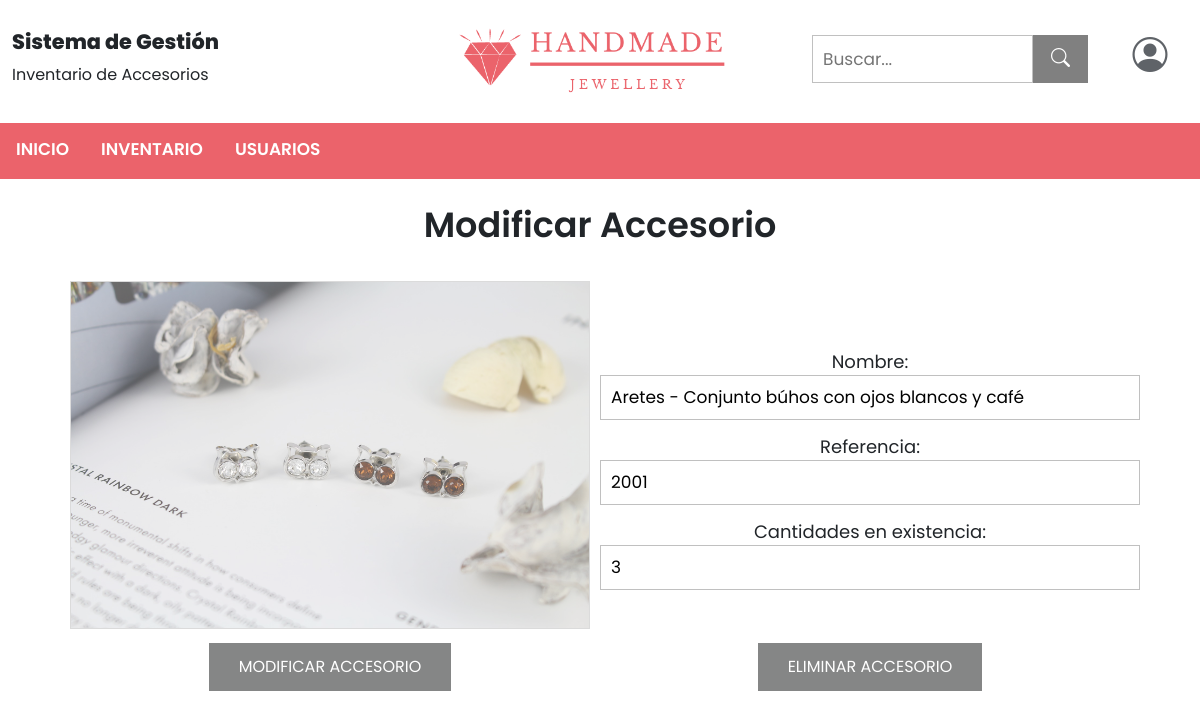
Page /administrador/producto_administrador/32 (signed in) on the committed database.
### tables this page shows
CREATE TABLE accesorio (id INTEGER PRIMARY KEY AUTOINCREMENT, referencia VARCHAR NOT NULL, nombre VARCHAR NOT NULL, cantidad INTEGER NOT NULL, imagen VARCHAR NOT NULL, estado VARCHAR, tipo_accesorio VARCHAR NOT NULL);

### app.py (the view)
@app.route('/administrador/producto_administrador/<id>')
def producto_administrador(id):
    try:
        if session['rol'] == 1:
            db = get_db()
            print(id)
            inventario = db.execute('SELECT * FROM accesorio WHERE id = ? AND estado = ?', (id, "Activo")).fetchone()
            print("paso2")
            if inventario is None:
                print("paso3")
                flash("Este Producto ha sido Eliminado")
                return redirect(url_for("inicio_administrador"))
            else:
                return render_template("producto_administrador.html", inventario=inventario)
        elif session['rol'] == 0:
            return redirect(url_for("inicio_usuario"))
    except:
        return redirect(url_for("logout"))

### db.py (called while the page is built)
def get_db():
    try:
        if 'db' not in g:
            g.db = sqlite3.connect('Handmade.db')
        return g.db
    except Error:
        print(Error)

### templates/producto_administrador.html (shortened to what this page needs)
<!doctype html>
<html>
    <head>
        <link href="https://cdn.jsdelivr.net/npm/bootstrap@5.0.0-beta1/dist/css/bootstrap.min.css" rel="stylesheet">
        <link rel="stylesheet" href="{{ url_for('static', filename='css/styles.css') }}">
    </head>
    <body>
        <header>
            <div class="container-fluid">
                <div class="row">
                    <div id="col1" class="col-lg-4 d-none d-lg-block">
                        <h1>Sistema de Gestión</h1>
                        <p>Inventario de Accesorios</p>
                    </div>
                    <div id="col2" class="col-lg-4 col-md-6 col-sm-6 col-10 text-center">
                        <a href="#">
                            <img id="logo" src="{{ url_for('static', filename='img/HANDMADE.png') }}">
                        </a>
                    </div>
                    <div id="col3" class="col-lg-3 col-md-4 col-sm-4 col-8 d-none d-sm-block">
                        <form class="buscar" method="post" action="{{ url_for('buscar_admin')}}">
                            <input type="text" placeholder="Buscar..." name="search">
                            <button type="submit"><i class="bi bi-search"></i></button>
                        </form>
                    </div>
                    <div id="col4" class="col-lg-1 col-md-2 col-sm-2 col-2 text-center">
                        <label for="show" class="show-btn"><i class="bi bi-person-circle" style="cursor: pointer;"></i></label>
                    </div>
                </div>
            </div>
            <nav class="navbar navbar-expand-sm navbar-dark" style="z-index: 100;">
                <div class="collapse navbar-collapse" id="navbarSupportedContent">
                    <ul class="navbar-nav me-auto mb-2 mb-lg-0">
                        <li class="nav-item text-center">
                            <a href="{{ url_for('inicio_administrador') }}">INICIO</a>
                        </li>
                        <li class="dropdown">
                            <a href="javascript:void(0)" class="dropbtn">INVENTARIO</a>
                        </li>
                        <li class="dropdown">
                          <a href="javascript:void(0)" class="dropbtn">USUARIOS</a>
                        </li>
                    </ul>
                </div>
            </nav>
        </header>
        <div id="encabezado">Modificar Accesorio</div>
        <div class="d-none d-sm-block">
            <form method="post" action="{{ url_for('editarProductoAdministrador')}}">
                <table style="width: 90%; margin: auto;">
                    <tbody class="text-center">
                        <tr>
                            <td style="text-align: center;">
                                <div class="categorias">
                                    <a target="_blank" href="{{ url_for('static', filename='img/aretes.jpg') }}">
                                        <img src="{{ url_for('static', filename='img/imgProductos/'+inventario[4]+'') }}" alt="aretes">
                                    </a>
                                </div>
                            </td>
                            <td style="width: 50%;">
                                <div class="data1">
                                    <label>Nombre:</label>
                                    <input type="text" name="nombre" id="nombre" value="{{ inventario[2] }}" required>
                                </div>
                                <div class="data1">
                                    <label>Referencia:</label>
                                    <input type="text" name="referencia" id="referencia" value="{{ inventario[1] }}" required>
                                </div>
                                <div class="data1">
                                    <label>Cantidades en existencia:</label>
                                    <input type="number" name="cantidad" id="cantidad" value="{{ inventario[3] }}" required>
                                </div>
                            </td>
                        </tr>
                        <tr>
                            <td style="text-align: center; width: 50%">
                                <input type="submit" value="MODIFICAR ACCESORIO" class="button-admin">
                            </td>
                            <td style="text-align: center">
                                <a href="{{ url_for('eliminarProducto', id=inventario[0], ref=inventario[1]) }}" class="button-admin">ELIMINAR ACCESORIO</a>
                            </td>
                        </tr>
                    </tbody>
                </table>
            </form>
            <br>
        </div>
    </body>
</html>

### static/css/styles.css (style rules this page uses)
* { margin: 0; padding: 0; box-sizing: border-box; font-family: Poppins; }
#col4 label i { font-size: 35px; color: rgb(95, 99, 104); }
#col1, #col4 { padding-top: 30px; padding-bottom: 20px; }
#col3 { padding-top: 35px; padding-bottom: 15px; }
@media (min-width: 992px) { #col1 h1 { font-size: 130%; font-weight: 800; } }
@media (min-width: 992px) { #col2 a img { margin-top: -30px; width: 300px; margin-top: -90px; margin-bottom: -90px; } }
form.buscar input[type=text] { width: 80%; height: 48px; border: 1px solid silver; border-radius: 0px; font-size: 17px; padding: 10px; float: left; }
form.buscar button { width: 20%; height: 48px; background: gray; color: white; font-size: 19px; border: none; border-left: none; cursor: pointer; border-radius: 0px; }
.navbar { background-color: #eb636b; padding: 0; height: 56px; }
.nav-item a, .dropbtn { height: 56px; }
ul { list-style-type: none; margin: 0; padding: 0; background-color: #eb636b; }
li { float: left; }
li a, .dropbtn { display: block; color: white; text-align: center; padding: 14px 16px; text-decoration: none; font-weight: 600; font-size: 17px; }
li.dropdown { display: inline-block; }
div.categorias { margin: 10px; padding: 0; border: 1px solid #ccc; opacity: 0.7;; }
div.categorias img { width: 100%; height: auto; }
#encabezado { font-size: 35px; font-weight: 600; text-align: center; margin-top: 20px; margin-bottom: 20px; }
form .data1 { height: 45px; width: 100%; margin: 40px 0; }
form .data1 label { font-size: 18px; }
form .data1 input { height: 100%; width: 100%; padding-left: 10px; font-size: 17px; border: 1px solid silver; border-radius: 0; }
.button-admin { background-color: rgb(103, 104, 104); border: none; color: white; padding: 12px 30px; text-align: center; text-decoration: none; display: inline-block; font-size: 16px; margin: 4px 2px; cursor: pointer; border-radius: 0px; opacity: 0.8; }

### rows in the picture
accesorio: imagen (picture), nombre "Aretes - Conjunto búhos con ojos blancos y café", referencia "2001", cantidad "3"
